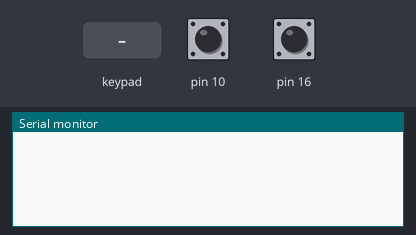
Bench run of a sketch on a simulated Arduino Leonardo, built with avr-gcc and run on an emulated ATmega32U4. Shown: the last lines printed to the serial monitor. Inputs (shaded band) come from the test bench; at power-on: pin 10 HIGH, pin 16 HIGH. USB keyboard and mouse output is not drawn.

Above: at 1.2 s.
1.3 s: pin 10 pulled LOW for 0.15 s
At 2.3 s:
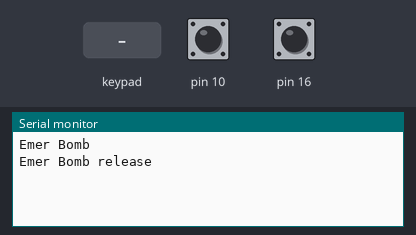
3.1 s: pin 16 pulled LOW for 0.15 s
At 4.5 s:
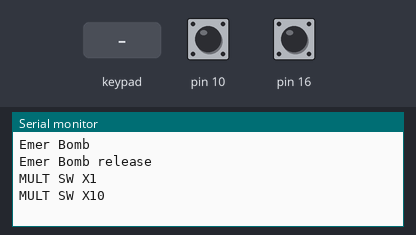
4.9 s: key '1' pressed
At 6.1 s:
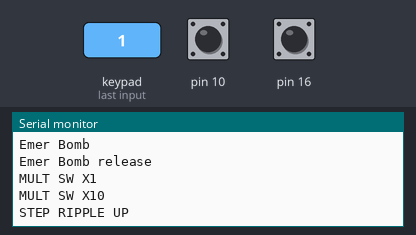
6.4 s: keypad keys 2 3 4 pressed 0.4 s apart
At 7.9 s:
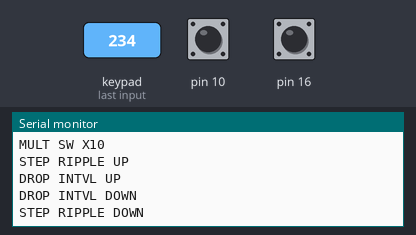
9.1 s: key '5' pressed
At 10.3 s:
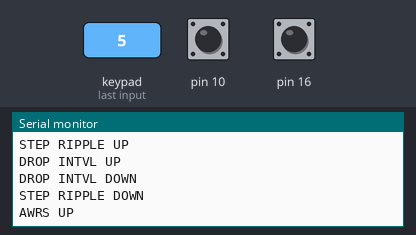
10.6 s: keypad keys 5 6 7 8 pressed 0.4 s apart
At 13.0 s:
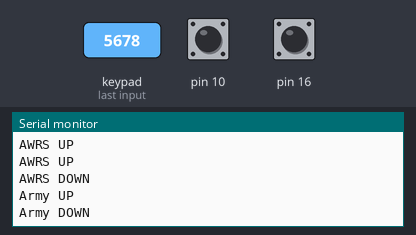

The sketch:

A4_ArmySelect_Ar2.ino
```cpp
#include <Keypad.h>
#include <Keyboard.h>

#define NUMROWS 3
#define NUMCOLS 4

//define the symbols on the buttons of the keypads
char keys[NUMROWS][NUMCOLS] = {
  {'1','2','3','4'},
  {'5','6','7','8'},
  {'9','0','q','w'}
};

byte rowPins[NUMROWS] = {2,3,4};
byte colPins[NUMCOLS] = {5,6,7,8};

Keypad keypad = Keypad( makeKeymap(keys), rowPins, colPins, NUMROWS, NUMCOLS);

const int tempoApertoBotao = 80;
int lastButtonState[3] = { 0, 0, 0};

void setup() {
  pinMode(10, INPUT_PULLUP);
  pinMode(16, INPUT_PULLUP);

  Serial.begin(9600);
  Keyboard.begin();
}

void loop() {
  teclado();
  CheckAllButtons();
  delay(50);
}

void CheckAllButtons(void) {
      if (keypad.getKeys()) {
       for (int i=0; i<LIST_MAX; i++)   // Scan the whole key list.
        {
           if ( keypad.key[i].stateChanged )   // Only find keys that have changed state.
            {
            switch (keypad.key[i].kstate) {  // Report active key state : IDLE, PRESSED, HOLD, or RELEASED
                    case PRESSED:
                              tecladoKeypadMatrix(keypad.key[i].kchar);
                              //Serial.println("PRESSED");
                              break;
                    case HOLD:
                              //Serial.println("HOLD");
                              break;
                    case RELEASED:
                              Keyboard.releaseAll();
                              //Serial.println("RELEASED");
                              break;
                    case IDLE:
                              //Serial.println("IDLE");
                              break;
            }
           }
         }
     }
}

char tecladoKeypadMatrix(char key) {

  //Arms
  if (key == '1'){
    Serial.println("STEP RIPPLE UP");
    Keyboard.press(KEY_RIGHT_ALT);
    delay(tempoApertoBotao);
    Keyboard.press('8');
    delay(tempoApertoBotao);
  }
  if (key == '2'){
    Serial.println("DROP INTVL UP");
    Keyboard.press(KEY_LEFT_ALT);
    delay(tempoApertoBotao);
    Keyboard.press('8');
    delay(tempoApertoBotao);
  }
  if (key == '3'){
    Serial.println("DROP INTVL DOWN");
    Keyboard.press(KEY_LEFT_ALT);
    delay(tempoApertoBotao);
    Keyboard.press('7');
    delay(tempoApertoBotao);
  }
  if (key == '4'){
    Serial.println("STEP RIPPLE DOWN");
    Keyboard.press(KEY_RIGHT_ALT);
    delay(tempoApertoBotao);
    Keyboard.press('7');
    delay(tempoApertoBotao);
  }
  if (key == '5'){
    Serial.println("AWRS UP");
    Keyboard.press(KEY_LEFT_CTRL);
    delay(tempoApertoBotao);
    Keyboard.press('8');
    delay(tempoApertoBotao);
  }
  if (key == '6'){
    Serial.println("AWRS DOWN");
    Keyboard.press(KEY_LEFT_CTRL);
    delay(tempoApertoBotao);
    Keyboard.press('7');
    delay(tempoApertoBotao);
  }
  if (key == '7'){
    Serial.println("Army UP");
    Keyboard.press('8');
    delay(tempoApertoBotao);
  }
  if (key == '8'){
    Serial.println("Army DOWN");
    Keyboard.press('7');
    delay(tempoApertoBotao);
  }
  if (key == 'q'){
    Serial.println("Emer sel UP");
    Keyboard.press(KEY_RIGHT_CTRL);
    delay(tempoApertoBotao);
    Keyboard.press('8');
    delay(tempoApertoBotao);
  }
  if (key == 'w'){
    Serial.println("Emer sel DOWN");
    Keyboard.press(KEY_RIGHT_CTRL);
    delay(tempoApertoBotao);
    Keyboard.press('7');
    delay(tempoApertoBotao);
  }

  return key;
}

void teclado(void) {
  int pin10 = !digitalRead(10);
  int pin16 = !digitalRead(16);

  if (pin10 == 1 && lastButtonState[0] != pin10) {
    Keyboard.press(KEY_LEFT_CTRL);
    delay(tempoApertoBotao);
    Keyboard.press('j');
    delay(tempoApertoBotao);
    Serial.println("Emer Bomb");
    lastButtonState[0] = pin10;
  }else if (pin10 != 1 && lastButtonState[0] != pin10) {
    //Keyboard.press(KE0_LEFT_SHIFT);
    //delay(tempoApertoBotao);
    //Keyboard.press('4');
    delay(tempoApertoBotao);
    lastButtonState[0] = pin10;
    Serial.println("Emer Bomb release");
  }
  Keyboard.releaseAll();

  if (pin16 == 1 && lastButtonState[1] != pin16) {
    Keyboard.press(KEY_LEFT_SHIFT);
    delay(tempoApertoBotao);
    Keyboard.press('8');
    delay(tempoApertoBotao);
    Serial.println("MULT SW X1");
    lastButtonState[1] = pin16;
  }else if (pin16 != 1 && lastButtonState[1] != pin16) {
    Keyboard.press(KEY_LEFT_SHIFT);
    delay(tempoApertoBotao);
    Keyboard.press('7');
    delay(tempoApertoBotao);
    lastButtonState[1] = pin16;
    Serial.println("MULT SW X10");
  }
  Keyboard.releaseAll();

}
```

Measured:
- after the input at 1.3 s, the serial monitor: prints a new line after 0.17 s (image 1)
- after the input at 3.1 s, the serial monitor: prints a new line after 0.18 s (image 2)
- after the input at 4.9 s, the serial monitor: prints a new line at once (image 3)
- after the input at 6.4 s, the serial monitor: prints a new line at once (image 4)
- after the input at 9.1 s, the serial monitor: prints a new line at once (image 5)
- after the input at 10.6 s, the serial monitor: prints a new line after 0.42 s (image 6)
